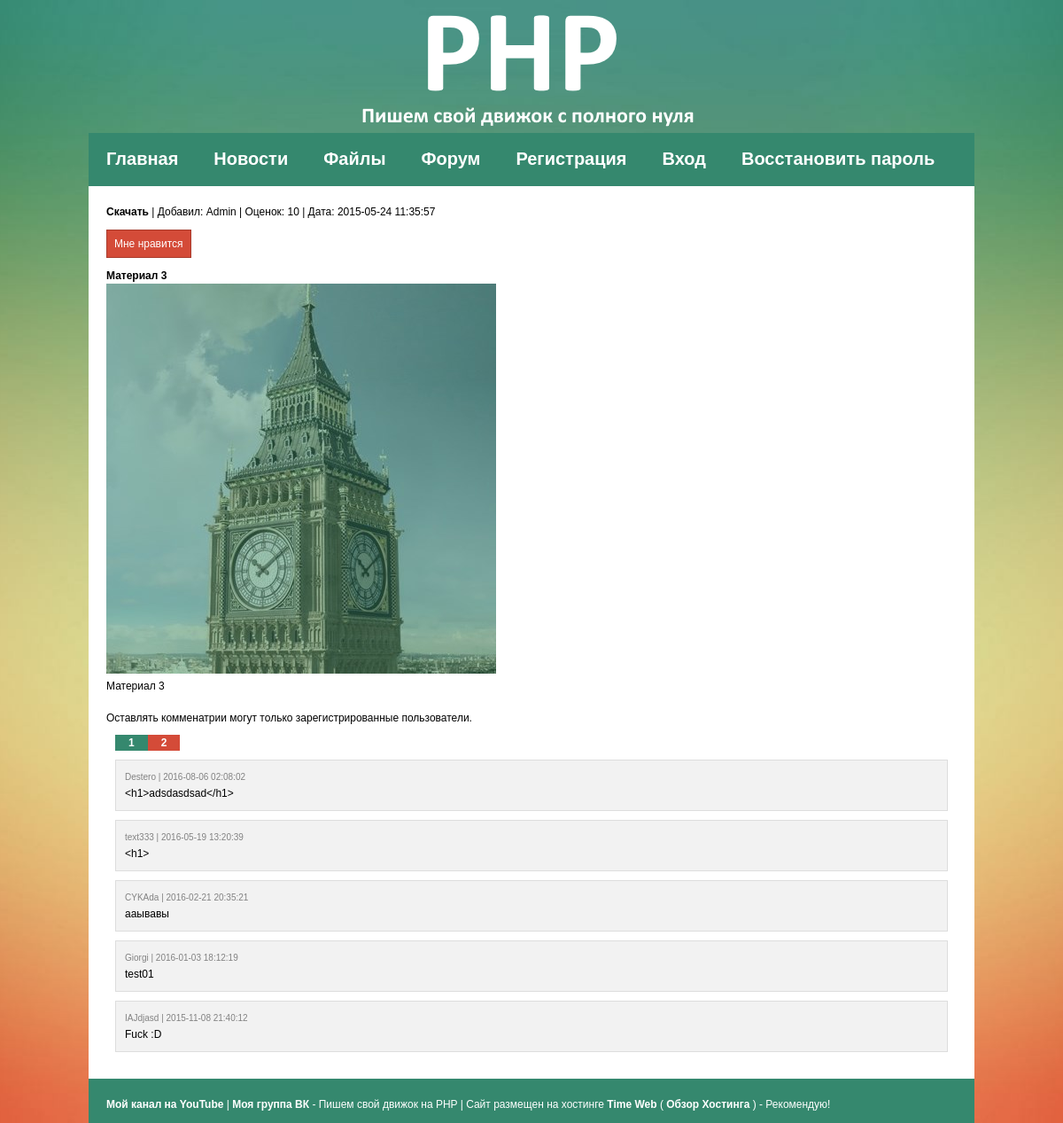
The page /loads/material/id/3 on the database its author committed.
### tables this page shows
CREATE TABLE IF NOT EXISTS `loads` (
  `id` int(11) NOT NULL AUTO_INCREMENT,
  `name` tinytext NOT NULL,
  `cat` int(11) NOT NULL,
  `added` varchar(20) NOT NULL,
  `text` mediumtext NOT NULL,
  `date` datetime NOT NULL,
  `active` int(11) NOT NULL,
  `dimg` int(11) NOT NULL,
  `dfile` int(11) NOT NULL,
  `link` tinytext NOT NULL,
  `rate` int(11) NOT NULL,
  `rateusers` mediumtext NOT NULL,
  PRIMARY KEY (`id`)
);

CREATE TABLE IF NOT EXISTS `comments` (
  `id` int(11) NOT NULL AUTO_INCREMENT,
  `material` int(11) NOT NULL,
  `module` int(11) NOT NULL,
  `added` varchar(20) NOT NULL,
  `text` tinytext NOT NULL,
  `date` datetime NOT NULL,
  PRIMARY KEY (`id`)
);

### public_html/module/comments/main.php (the view, shortened to what this page needs)
<?php
if ($_SESSION['USER_LOGIN_IN'] != 1) echo '<br><br>Оставлять комменатрии могут только зарегистрированные пользователи.';
$ID = ModuleID($Page);
if (!$Param['page']) {
$Param['page'] = 1;
$Result = mysqli_query($CONNECT, 'SELECT `id`, `added`, `date`, `text` FROM `comments` WHERE `module` = '.$ID.' AND `material` = '.$Param['id'].' ORDER BY `id` DESC LIMIT 0, 5');
} else {
$Start = ($Param['page'] - 1) * 5;
$Result = mysqli_query($CONNECT, str_replace('START', $Start, 'SELECT `id`, `added`, `date`, `text` FROM `comments` WHERE `module` = '.$ID.' AND `material` = '.$Param['id'].' ORDER BY `id` DESC LIMIT START, 5'));
}
while ($Row = mysqli_fetch_assoc($Result)) {
echo '<div class="ChatBlock"><span>'.$Row['added'].' | '.$Row['date'].$Admin.'</span>'.$Row['text'].'</div>';
}
?>

### public_html/module/loads/material.php (shortened to what this page needs)
<?php
$Param['id'] += 0;
$Row = mysqli_fetch_assoc(mysqli_query($CONNECT, 'SELECT `name`, `added`, `date`, `text`, `active`, `dimg`, `dfile`, `link`, `rate`, `rateusers` FROM `loads` WHERE `id` = '.$Param['id']));
if ($Row['link'] and !$Row['dfile']) $Download = $Row['link'];
else $Download = '/loads/download/id/'.$Param['id'];
?>
<body>
<div class="wrapper">
<div class="header"></div>
<div class="content">
<div class="Page">
<?php
echo '<a href="'.$Download.'" class="lol">Скачать</a> | Добавил: '.$Row['added'].' | Оценок: '.$Row['rate'].' | Дата: '.$Row['date'].' '.$EDIT.'<br><br><a href="/rate/loads/id/'.$Param['id'].'" class="button">Мне нравится</a><br><br><b>'.$Row['name'].'</b><br><img src="/catalog/img/'.$Row['dimg'].'/'.$Param['id'].'.jpg" alt="'.$Row['name'].'"><br>'.$Row['text'];
include("module/comments/main.php");
?>
</div>
</div>
</div>
</body>
</html>

### public_html/resource/style.css (style rules this page uses)
* { margin: 0; padding: 0 }
body { font: 12px/18px Arial, sans-serif; width: 100%; background: url(/resource/img/bg.jpg) top center no-repeat; background-size:cover; -moz-background-size:cover; -webkit-background-size:cover }
a { color: #fff; font-weight: bold; text-decoration:none }
input[type=submit], input[type=reset], .button { color: #fff; background: #D44B38; padding: 8px; border: 1px solid #A83B2D; font-weight: normal; text-align:center }
.wrapper { width: 1000px; margin: 0 auto }
.header { width: 1000px; height: 150px; background: url(/resource/img/logo.png) }
.content { width: 1000px; min-height: 550px; background: #fff }
.Page { padding: 20px }
.ChatBlock { border: 1px solid #dddddd; background: #f2f2f2; padding: 10px; color: #000000; margin: 10px; word-wrap: break-word }
.ChatBlock span { color: #828282; font-size: 10px; display: block }
.lol { color: #000 }

### rows shown on the page
loads: added "Admin", rate "10", date "2015-05-24 11:35:57", name "Материал 3", text "Материал 3"
comments: added "Destero", date "2016-08-06 02:08:02", text "<h1>adsdasdsad</h1>"
comments: added "text333", date "2016-05-19 13:20:39", text "<h1>"
comments: added "CYKAda", date "2016-02-21 20:35:21", text "ааывавы"
comments: added "Giorgi", date "2016-01-03 18:12:19", text "test01"
comments: added "IAJdjasd", date "2015-11-08 21:40:12", text "Fuck :D"
